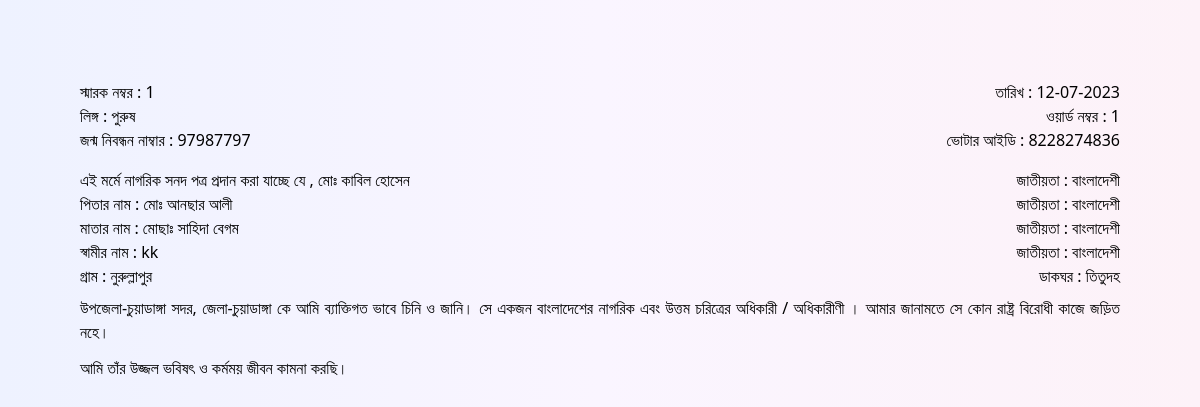
Screenshot of /sonodreport.php?id=1 with the database file from the repository.
### tables this page shows
CREATE TABLE `nagorik` (
  `id` int(11) NOT NULL,
  `sarok` varchar(255) NOT NULL,
  `name` varchar(255) NOT NULL,
  `fathername` varchar(255) NOT NULL,
  `mothername` varchar(255) NOT NULL,
  `husband` varchar(255) NOT NULL,
  `gram` varchar(255) NOT NULL,
  `word` varchar(255) NOT NULL,
  `birthno` varchar(255) NOT NULL,
  `voterid` varchar(255) NOT NULL,
  `mobileno` varchar(255) NOT NULL,
  `gender` varchar(255) NOT NULL,
  `dakghor` varchar(255) NOT NULL,
  `date` varchar(255) NOT NULL
);

### sonodreport.php (the view, shortened to what this page needs)
<?php
include 'dbconnect.php';
if (isset($_REQUEST['id'])) {
    $rid = $_REQUEST['id'];
    $query = "SELECT * FROM `nagorik` WHERE sarok=$rid";
    $poriciti = mysqli_query($con, $query);
    $result = mysqli_fetch_array($poriciti);
}
?>
<!DOCTYPE html>
<html lang="en" dir="ltr">
<head>
    <script src="https://cdn.tailwindcss.com"></script>
</head>
<body class='bg-gradient-to-r from-indigo-50 via-purple-50 to-pink-50 z-40 mb-10'>
    <div class='px-20 py-20 relative'>
        <?php
        $rid = $result['sarok'];
        $name = $result['name'];
        $fathername = $result['fathername'];
        $mothername = $result['mothername'];
        $husband = $result['husband'];
        $gram = $result['gram'];
        $word = $result['word'];
        $birthno = $result['birthno'];
        $gender = $result['gender'];
        $dakghor = $result['dakghor'];
        $voterid = $result['voterid'];
        $date = $result['date'];
        ?>
        <div class="flex justify-between items-center">
            <p class=''>স্মারক নম্বর : <span><?= $rid ?></span></p>
            <p class=''>তারিখ : <span><?= $date ?></span> <br>
            </p>
        </div>
        <div class="flex justify-between items-start">
            <p>লিঙ্গ : <span><?= $gender ?></span> </p>
            <p class=''>ওয়ার্ড নম্বর : <span><?= $word ?></span></p>
        </div>
        <div class="flex justify-between items-start">
            <p>জন্ম নিবন্ধন নাম্বার : <span><?= $birthno ?></span> </p>
            <p>ভোটার আইডি : <span><?= $voterid ?></span> </p>
        </div>
        <div class="flex justify-between items-start mt-4">
            <p class="">এই মর্মে নাগরিক সনদ পত্র প্রদান করা যাচ্ছে যে , <span><?= $name ?></span></p>
            <p>জাতীয়তা : বাংলাদেশী </p>
        </div>
        <div class="flex justify-between items-start">
            <p>পিতার নাম : <span><?= $fathername ?></span> </p>
            <p>জাতীয়তা : বাংলাদেশী </p>
        </div>
        <div class="flex justify-between items-start">
            <p>মাতার নাম : <span><?= $mothername ?></span> </p>
            <p>জাতীয়তা : বাংলাদেশী </p>
        </div>
        <div class="flex justify-between items-start">
            <p>স্বামীর নাম : <span><?= $husband ?></span> </p>
            <p>জাতীয়তা : বাংলাদেশী </p>
        </div>
        <div class="flex justify-between items-start">
            <p>গ্রাম : <span><?= $gram ?></span> </p>
            <p>ডাকঘর : <span><?= $dakghor ?></span></p>
        </div>
        <p class="text-justify my-2">উপজেলা-চুয়াডাঙ্গা সদর, জেলা-চুয়াডাঙ্গা কে আমি ব্যাক্তিগত ভাবে চিনি ও জানি। সে
            একজন বাংলাদেশের নাগরিক এবং উত্তম চরিত্রের অধিকারী / অধিকারীণী । আমার
            জানামতে সে কোন রাষ্ট্র বিরোধী কাজে জড়িত নহে।
        </p>
        <p class="my-3">আমি তাঁর উজ্জল ভবিষৎ ও কর্মময় জীবন কামনা করছি।</p>
    </div>
</body>
</html>

### rows the page displays
nagorik: sarok "1", date "12-07-2023", gender "পুরুষ", word "1", birthno "97987797", voterid "8228274836", name "মোঃ কাবিল হোসেন", fathername "মোঃ আনছার আলী", mothername "মোছাঃ সাহিদা বেগম", husband "kk", gram "নুরুল্লাপুর", dakghor "তিতুদহ"
